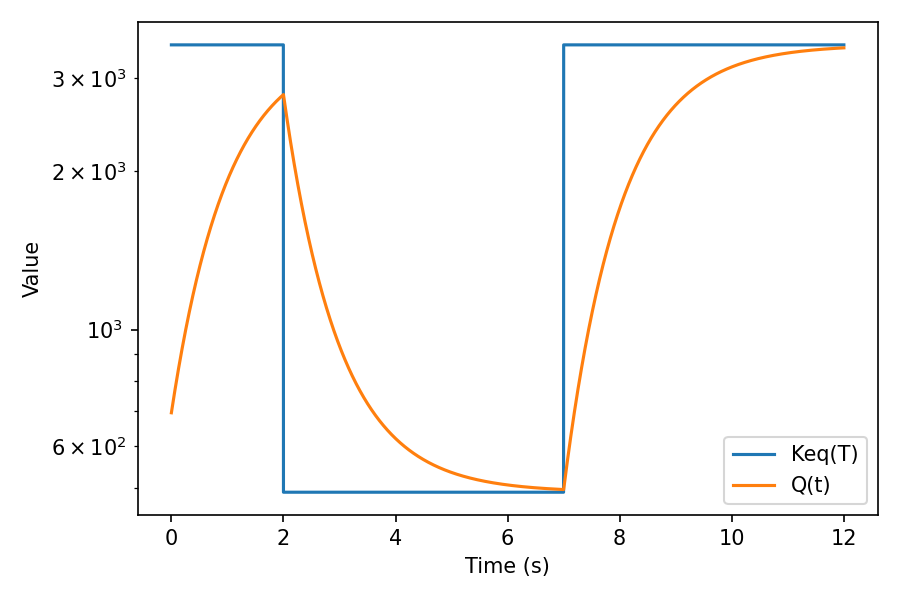

Source code (Python):
# t_jump_relaxation/t_jump.py
import numpy as np
import matplotlib.pyplot as plt

R = 8.314  # J/mol/K

def ln_Keq(T, dH=-50_000.0, dS=-100.0):
    # van ’t Hoff: ln Keq = -(ΔH)/(RT) + ΔS/R
    return (-dH / (R * T)) + (dS / R)

# time and temperature profile: 298 K → 330 K at t=2 s → back at t=7 s
t_end, dt = 12.0, 0.002
t = np.arange(0, t_end + dt, dt)
T = np.where(t < 2.0, 298.0, np.where(t < 7.0, 330.0, 298.0))

lnKeq = ln_Keq(T)
Keq = np.exp(lnKeq)

k = 1.0  # s^-1 relaxation rate (single fit parameter in classic T-jump)
Q = np.empty_like(t)
lnQ = np.empty_like(t)

# start away from equilibrium at initial temperature
Q0 = 0.2 * np.exp(ln_Keq(298.0))
lnQ[0] = np.log(Q0)

# Discrete integration of: d/dt ln Q = -k (ln Q - ln Keq(t))
for i in range(len(t) - 1):
    lnQ[i+1] = lnQ[i] + dt * (-k * (lnQ[i] - lnKeq[i]))

Q = np.exp(lnQ)
deviation = lnQ - lnKeq  # = ln(Q/Keq), relaxes exponentially with time constant 1/k

# Plot: Q vs Keq (semilogy) and log deviation
plt.figure(figsize=(6.0, 4.0), dpi=150)
plt.semilogy(t, Keq, label="Keq(T)")
plt.semilogy(t, Q, label="Q(t)")
plt.xlabel("Time (s)"); plt.ylabel("Value"); plt.legend(); plt.tight_layout()
plt.savefig("t_jump.png")

# Optional: print the expected half-time from k
print("Half-time (s) ~ ln(2)/k =", np.log(2)/k)

